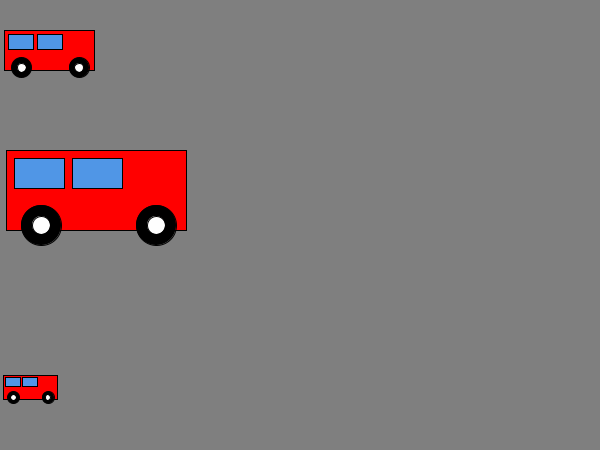
Frame 1 (no input)
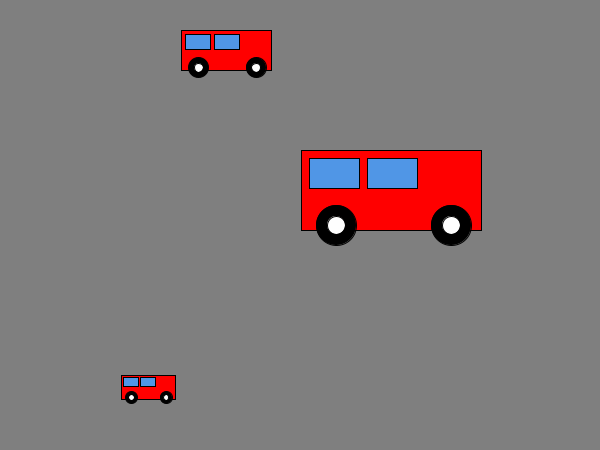
Frame 60 (the mouse pressed at the canvas centre just before this capture)
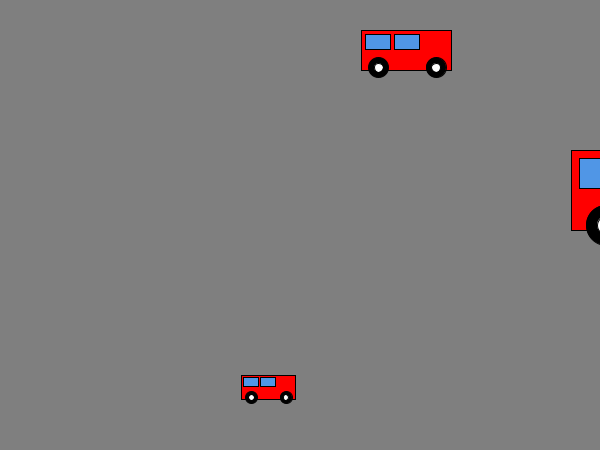
Frame 120 (the mouse held since frame 60 and released just before this capture)

The Processing sketch that drew these frames (run headless with seeded random() and noise(); from frame 60 on, the mouse is pressed at the canvas centre):

// Processing sketch: processing_41205
// ── processing_41205.pde

Carro miCarro1;
Carro miCarro2;
Carro miCarro3;

void setup () {
  size(600, 450);
  miCarro1 = new Carro(3,30, 5);
  miCarro2 = new Carro(5, 150, 10);
  miCarro3 = new Carro(2, 375, 3);
}

void draw() {
  background(127);
  miCarro1.move();
  miCarro1.bounce();
  miCarro1.drawCar();
  
  miCarro2.move();
  miCarro2.bounce();
  miCarro2.drawCar();
  
  miCarro3.move();
  miCarro3.bounce();
  miCarro3.drawCar();

}

class Carro {

  int x_speed;
  int x_position;
  int y_position;
  int carScale;
  color c;


  Carro(int n, int m, int o) {
    c = color(255, 0, 0);
    x_speed = n;
    y_position = m;
    carScale = o;
    x_position = 1;
  }

  void move() {
    x_position += x_speed;
  }

  void bounce() {
    if ((x_position >= width - 180/carScale) || (x_position <= 0)) {
      x_speed *= -1;
    }
  }

  void drawCar() {
    fill(c);
    rect(x_position, y_position, 18*carScale, 8*carScale);
    fill(0);
    ellipse(x_position+3.5*carScale, y_position+7.5*carScale, 4*carScale, 4*carScale);
    ellipse(x_position+15*carScale, y_position+7.5*carScale, 4*carScale, 4*carScale);
    fill(254);
    ellipse(x_position+3.5*carScale, y_position+7.5*carScale, 1.8*carScale, 1.8*carScale);
    ellipse(x_position+15*carScale, y_position+7.5*carScale, 1.8*carScale, 1.8*carScale);
    fill(80, 150, 230);
    rect(x_position+.8*carScale, y_position+.8*carScale, 5*carScale, 3*carScale);
    rect(x_position+6.6*carScale, y_position  + .8*carScale, 5*carScale, 3*carScale);
    }
}
